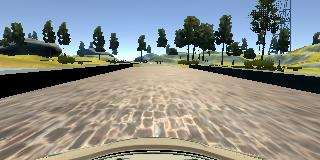
#> input picture IMG/center_2016_12_01_13_30_48_287.jpg, 320 x 160 px
$ python test.py
#> lines starting #> are read from the running program, lines starting #| are printed output that depends on the picture
import cv2

# Load image
#center_image = cv2.cvtColor(cv2.imread('./IMG/center_2016_12_01_13_30_48_287.jpg'), cv2.COLOR_BGR2RGB)
center_image = cv2.imread('./IMG/center_2016_12_01_13_30_48_287.jpg') #convertion to rgb messes it up here but required in drive.py
#> center_image is the input picture: shape (160, 320, 3); mean B, G, R 134.7, 139.8, 137.7

# Trim image upper side
FROM_TOP = 60
FROM_BOTTOM = 20
output = center_image[0 + FROM_TOP : 160 - FROM_BOTTOM, 0 : 320, 0 : 3]
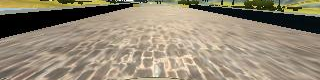
#> output: shape (80, 320, 3); mean B, G, R 117.3, 137.4, 148.9

# Save image
#cv2.imwrite('./IMG/center_cropped.jpg', output)

### ------------------------------------------------------------

new_size_x, new_size_y = 200, 66
old_size_x, old_size_y = 320, 160

center2 = cv2.imread('./IMG/center_2016_12_01_13_30_48_287.jpg')
FROM_TOP    = 60
FROM_BOTTOM = 20

output2  = center2[0 + FROM_TOP : old_size_y - FROM_BOTTOM, 0 : old_size_x, 0 : 3]

output2 = cv2.resize(output2, (new_size_x, new_size_y), interpolation = cv2.INTER_AREA)
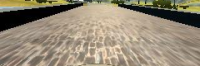
#> output2: shape (66, 200, 3); mean B, G, R 117.3, 137.4, 148.9
cv2.imwrite('./IMG/center_cropped.jpg', output2)

### ------------------------------------------------------------
# Test drive.py
import base64
from PIL import Image
from io import BytesIO

#image = Image.open(BytesIO(base64.b64decode(imgString)))
image = Image.open('./IMG/center_2016_12_01_13_30_48_287.jpg')
# left, upper, righ, lower
image = image.crop((0, FROM_TOP, 320, 160 - FROM_BOTTOM))
#> image: PIL image 320x80 RGB
image = image.resize((200, 66))
#> image: PIL image 200x66 RGB

# left, left + width, upper, upper+height
image.save('./IMG/center_cropped_drivepy.jpg')
#image_array = np.asarray(image)

$ run again, with IMG/center_2nd.jpg copied over IMG/center_2016_12_01_13_30_48_287.jpg
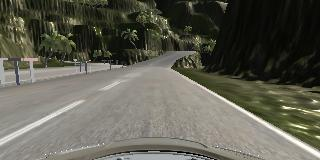
#> input picture IMG/center_2nd.jpg, 320 x 160 px
#> center_image is the input picture: shape (160, 320, 3); mean B, G, R 82, 93.7, 94.4
#> `output = center_image[0 + FROM_TOP : 160 - FROM_BOTTOM, 0 : 320, 0 : 3]`:
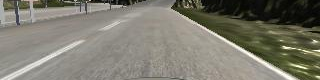
#> output: shape (80, 320, 3); mean B, G, R 110.2, 122.3, 124.3
#> `output2 = cv2.resize(output2, (new_size_x, new_size_y), interpolation ..`:
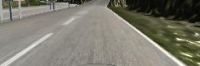
#> output2: shape (66, 200, 3); mean B, G, R 110.2, 122.3, 124.3
